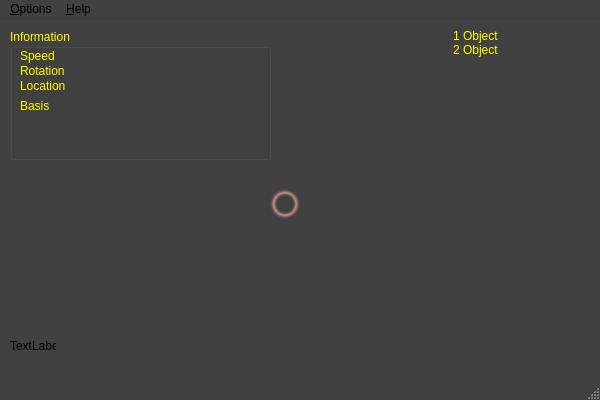
<?xml version="1.0" encoding="UTF-8"?>
<ui version="4.0">
 <class>MainWindow</class>
 <widget class="QMainWindow" name="MainWindow">
  <property name="geometry">
   <rect>
    <x>0</x>
    <y>0</y>
    <width>600</width>
    <height>400</height>
   </rect>
  </property>
  <property name="palette">
   <palette>
    <active>
     <colorrole role="Base">
      <brush brushstyle="SolidPattern">
       <color alpha="255">
        <red>255</red>
        <green>255</green>
        <blue>255</blue>
       </color>
      </brush>
     </colorrole>
     <colorrole role="Window">
      <brush brushstyle="SolidPattern">
       <color alpha="255">
        <red>65</red>
        <green>65</green>
        <blue>65</blue>
       </color>
      </brush>
     </colorrole>
    </active>
    <inactive>
     <colorrole role="Base">
      <brush brushstyle="SolidPattern">
       <color alpha="255">
        <red>255</red>
        <green>255</green>
        <blue>255</blue>
       </color>
      </brush>
     </colorrole>
     <colorrole role="Window">
      <brush brushstyle="SolidPattern">
       <color alpha="255">
        <red>65</red>
        <green>65</green>
        <blue>65</blue>
       </color>
      </brush>
     </colorrole>
    </inactive>
    <disabled>
     <colorrole role="Base">
      <brush brushstyle="SolidPattern">
       <color alpha="255">
        <red>65</red>
        <green>65</green>
        <blue>65</blue>
       </color>
      </brush>
     </colorrole>
     <colorrole role="Window">
      <brush brushstyle="SolidPattern">
       <color alpha="255">
        <red>65</red>
        <green>65</green>
        <blue>65</blue>
       </color>
      </brush>
     </colorrole>
    </disabled>
   </palette>
  </property>
  <property name="windowTitle">
   <string>World 3D</string>
  </property>
  <property name="windowIcon">
   <iconset resource="world3d.qrc">
    <normaloff>:/icon.ico</normaloff>:/icon.ico</iconset>
  </property>
  <property name="iconSize">
   <size>
    <width>32</width>
    <height>32</height>
   </size>
  </property>
  <property name="documentMode">
   <bool>false</bool>
  </property>
  <widget class="QWidget" name="centralWidget">
   <widget class="QLabel" name="label">
    <property name="geometry">
     <rect>
      <x>10</x>
      <y>320</y>
      <width>46</width>
      <height>13</height>
     </rect>
    </property>
    <property name="text">
     <string>TextLabel</string>
    </property>
   </widget>
   <widget class="QGroupBox" name="groupBox">
    <property name="geometry">
     <rect>
      <x>10</x>
      <y>10</y>
      <width>261</width>
      <height>131</height>
     </rect>
    </property>
    <property name="palette">
     <palette>
      <active>
       <colorrole role="WindowText">
        <brush brushstyle="SolidPattern">
         <color alpha="255">
          <red>255</red>
          <green>255</green>
          <blue>0</blue>
         </color>
        </brush>
       </colorrole>
      </active>
      <inactive>
       <colorrole role="WindowText">
        <brush brushstyle="SolidPattern">
         <color alpha="255">
          <red>255</red>
          <green>255</green>
          <blue>0</blue>
         </color>
        </brush>
       </colorrole>
      </inactive>
      <disabled>
       <colorrole role="WindowText">
        <brush brushstyle="SolidPattern">
         <color alpha="255">
          <red>190</red>
          <green>190</green>
          <blue>190</blue>
         </color>
        </brush>
       </colorrole>
      </disabled>
     </palette>
    </property>
    <property name="autoFillBackground">
     <bool>false</bool>
    </property>
    <property name="title">
     <string>Information</string>
    </property>
    <property name="flat">
     <bool>false</bool>
    </property>
    <widget class="QLabel" name="speed_label">
     <property name="geometry">
      <rect>
       <x>10</x>
       <y>20</y>
       <width>241</width>
       <height>20</height>
      </rect>
     </property>
     <property name="text">
      <string>Speed</string>
     </property>
     <property name="alignment">
      <set>Qt::AlignLeading|Qt::AlignLeft|Qt::AlignTop</set>
     </property>
    </widget>
    <widget class="QLabel" name="location_label">
     <property name="geometry">
      <rect>
       <x>10</x>
       <y>50</y>
       <width>241</width>
       <height>20</height>
      </rect>
     </property>
     <property name="text">
      <string>Location</string>
     </property>
     <property name="alignment">
      <set>Qt::AlignLeading|Qt::AlignLeft|Qt::AlignTop</set>
     </property>
    </widget>
    <widget class="QLabel" name="rotation_label">
     <property name="geometry">
      <rect>
       <x>10</x>
       <y>35</y>
       <width>241</width>
       <height>20</height>
      </rect>
     </property>
     <property name="text">
      <string>Rotation</string>
     </property>
     <property name="alignment">
      <set>Qt::AlignLeading|Qt::AlignLeft|Qt::AlignTop</set>
     </property>
    </widget>
    <widget class="QLabel" name="basis_label">
     <property name="geometry">
      <rect>
       <x>10</x>
       <y>70</y>
       <width>241</width>
       <height>51</height>
      </rect>
     </property>
     <property name="text">
      <string>Basis</string>
     </property>
     <property name="alignment">
      <set>Qt::AlignLeading|Qt::AlignLeft|Qt::AlignTop</set>
     </property>
    </widget>
   </widget>
   <widget class="QListWidget" name="listWidget">
    <property name="geometry">
     <rect>
      <x>450</x>
      <y>10</y>
      <width>141</width>
      <height>131</height>
     </rect>
    </property>
    <property name="layoutDirection">
     <enum>Qt::LeftToRight</enum>
    </property>
    <property name="autoFillBackground">
     <bool>false</bool>
    </property>
    <property name="styleSheet">
     <string notr="true">color: rgb(255, 255, 0);
background-color: transparent;</string>
    </property>
    <property name="frameShape">
     <enum>QFrame::NoFrame</enum>
    </property>
    <property name="frameShadow">
     <enum>QFrame::Sunken</enum>
    </property>
    <property name="sizeAdjustPolicy">
     <enum>QAbstractScrollArea::AdjustIgnored</enum>
    </property>
    <property name="alternatingRowColors">
     <bool>false</bool>
    </property>
    <property name="selectionRectVisible">
     <bool>false</bool>
    </property>
    <item>
     <property name="text">
      <string>1 Object</string>
     </property>
    </item>
    <item>
     <property name="text">
      <string>2 Object</string>
     </property>
    </item>
   </widget>
   <widget class="QWidget" name="widget" native="true">
    <property name="geometry">
     <rect>
      <x>270</x>
      <y>170</y>
      <width>30</width>
      <height>30</height>
     </rect>
    </property>
    <property name="styleSheet">
     <string notr="true">background-color: qradialgradient(spread:pad, cx:0.5, cy:0.5, radius:0.5, fx:0.5, fy:0.5, stop:0 rgba(0, 0, 0, 0), stop:0.52 rgba(0, 0, 0, 0), stop:0.565 rgba(82, 121, 76, 33), stop:0.65 rgba(159, 235, 148, 64), stop:0.721925 rgba(255, 238, 150, 129), stop:0.77 rgba(255, 128, 128, 204), stop:0.89 rgba(191, 128, 255, 64), stop:1 rgba(0, 0, 0, 0));</string>
    </property>
   </widget>
  </widget>
  <widget class="QMenuBar" name="menuBar">
   <property name="geometry">
    <rect>
     <x>0</x>
     <y>0</y>
     <width>600</width>
     <height>21</height>
    </rect>
   </property>
   <widget class="QMenu" name="menu_Options">
    <property name="title">
     <string>&amp;Options</string>
    </property>
    <addaction name="action_Background"/>
    <addaction name="action_Step_Interval"/>
    <addaction name="separator"/>
    <addaction name="action_Exit"/>
   </widget>
   <widget class="QMenu" name="menu_Help">
    <property name="title">
     <string>&amp;Help</string>
    </property>
    <addaction name="action_Keys"/>
    <addaction name="separator"/>
    <addaction name="action_About"/>
   </widget>
   <addaction name="menu_Options"/>
   <addaction name="menu_Help"/>
  </widget>
  <widget class="QStatusBar" name="statusBar"/>
  <action name="action_Background">
   <property name="text">
    <string>&amp;Background</string>
   </property>
  </action>
  <action name="action_Step_Interval">
   <property name="text">
    <string>Step &amp;Interval</string>
   </property>
  </action>
  <action name="action_Exit">
   <property name="text">
    <string>E&amp;xit</string>
   </property>
  </action>
  <action name="action_Keys">
   <property name="text">
    <string>&amp;Keys</string>
   </property>
  </action>
  <action name="action_About">
   <property name="text">
    <string>&amp;About</string>
   </property>
  </action>
 </widget>
 <layoutdefault spacing="6" margin="11"/>
 <resources>
  <include location="world3d.qrc"/>
 </resources>
 <connections/>
</ui>
